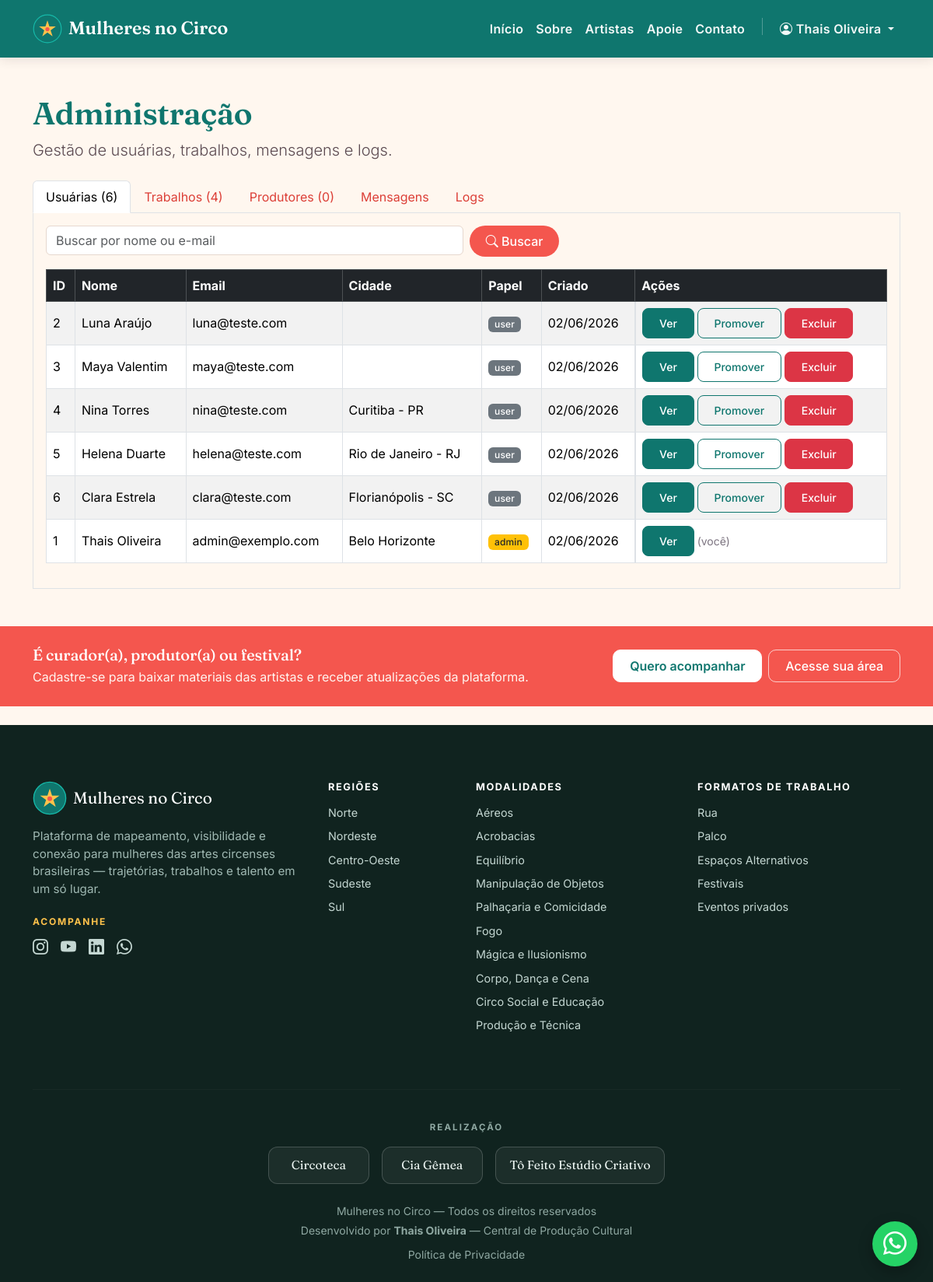
The page /admin.php (signed in) on the database its author committed.
### tables this page shows
CREATE TABLE `usuarios` (
  `id` int(11) NOT NULL AUTO_INCREMENT,
  `nome_artistico` varchar(150) NOT NULL,
  `email` varchar(255) NOT NULL,
  `senha_hash` varchar(255) NOT NULL,
  `data_nascimento` date DEFAULT NULL,
  `cidade_origem` varchar(150) DEFAULT NULL,
  `cidade_atual` varchar(150) DEFAULT NULL,
  `genero` varchar(50) DEFAULT NULL,
  `orientacao_sexual` varchar(80) DEFAULT NULL,
  `biografia` text DEFAULT NULL,
  `foto_perfil` varchar(255) DEFAULT NULL,
  `area_atuacao` varchar(255) DEFAULT NULL,
  `especialidades` text DEFAULT NULL,
  `instagram` varchar(255) DEFAULT NULL,
  `youtube` varchar(255) DEFAULT NULL,
  `linkedin` varchar(255) DEFAULT NULL,
  `site_oficial` varchar(255) DEFAULT NULL,
  `mapa_cultura` varchar(255) DEFAULT NULL,
  `disponivel_contratacao` tinyint(1) DEFAULT 0,
  `role` varchar(20) DEFAULT 'user',
  `remember_token` varchar(255) DEFAULT NULL,
  `token_recuperacao` varchar(255) DEFAULT NULL,
  `token_expira_em` datetime DEFAULT NULL,
  `criado_em` timestamp NOT NULL DEFAULT current_timestamp(),
  `atualizado_em` timestamp NOT NULL DEFAULT current_timestamp() ON UPDATE current_timestamp(),
  `aceite_termos` tinyint(1) NOT NULL DEFAULT 0,
  `aceite_termos_em` datetime DEFAULT NULL,
  `necessidades_tecnicas` text DEFAULT NULL,
  `fotos_divulgacao` text DEFAULT NULL,
  `organizacao` varchar(150) DEFAULT NULL,
  `telefone` varchar(40) DEFAULT NULL,
  `quer_novidades` tinyint(1) NOT NULL DEFAULT 0,
  `canal_novidades` varchar(20) DEFAULT NULL,
  PRIMARY KEY (`id`),
  UNIQUE KEY `email` (`email`)
);

### admin.php (the view, shortened to what this page needs)
<?php
require_once "config/database.php";
$meu_id = (int) $_SESSION["usuario_id"];
$q = trim($_GET["q"] ?? "");
$pagina = max(1, (int) ($_GET["pagina"] ?? 1));
$porPagina = 10;
$offset = ($pagina - 1) * $porPagina;
$whereSql = "";
$params = [];
$stmtCount = $pdo->prepare("SELECT COUNT(*) FROM usuarios $whereSql");
$stmtCount->execute($params);
$total = (int) $stmtCount->fetchColumn();
$stmt = $pdo->prepare("
    SELECT id, nome_artistico, email, cidade_atual, role, criado_em
    FROM usuarios
    $whereSql
    ORDER BY criado_em DESC
    LIMIT $porPagina OFFSET $offset
");
$stmt->execute($params);
$usuarios = $stmt->fetchAll(PDO::FETCH_ASSOC);
$trabalhos = $pdo->query("
    SELECT posts.id, posts.titulo, posts.categoria, posts.criado_em, usuarios.nome_artistico
    FROM posts
    LEFT JOIN usuarios ON posts.usuario_id = usuarios.id
    ORDER BY posts.criado_em DESC
    LIMIT 30
")->fetchAll(PDO::FETCH_ASSOC);
$produtores = $pdo->query("
    SELECT id, nome_artistico, email, organizacao, telefone, quer_novidades, canal_novidades, criado_em
    FROM usuarios
    WHERE role = 'curador'
    ORDER BY criado_em DESC
")->fetchAll(PDO::FETCH_ASSOC);
$naoLidas = 0;
include "includes/header.php";
?>
<div class="container my-5">
    <h1>Administração</h1>
    <p class="lead">Gestão de usuárias, trabalhos, mensagens e logs.</p>
    <ul class="nav nav-tabs mt-4" role="tablist">
        <li class="nav-item"><button class="nav-link active" data-bs-toggle="tab" data-bs-target="#tab-usuarias">Usuárias (<?= $total ?>)</button></li>
        <li class="nav-item"><button class="nav-link" data-bs-toggle="tab" data-bs-target="#tab-trabalhos">Trabalhos (<?= count($trabalhos) ?>)</button></li>
        <li class="nav-item"><button class="nav-link" data-bs-toggle="tab" data-bs-target="#tab-produtores">Produtores (<?= count($produtores) ?>)</button></li>
        <li class="nav-item"><button class="nav-link" data-bs-toggle="tab" data-bs-target="#tab-mensagens">Mensagens <?php if ($naoLidas): ?><span class="badge bg-danger"><?= $naoLidas ?></span><?php endif; ?></button></li>
        <li class="nav-item"><button class="nav-link" data-bs-toggle="tab" data-bs-target="#tab-logs">Logs</button></li>
    </ul>
    <div class="tab-content border border-top-0 p-3">
        <div class="tab-pane fade show active" id="tab-usuarias">
            <form method="GET" class="row g-2 mb-3">
                <div class="col-md-6">
                    <input type="text" name="q" class="form-control" placeholder="Buscar por nome ou e-mail" value="<?= htmlspecialchars($q) ?>">
                </div>
                <div class="col-md-3">
                    <button class="btn btn-circo"><i class="bi bi-search"></i> Buscar</button>
                </div>
            </form>
            <div class="table-responsive">
                <table class="table table-bordered table-striped align-middle">
                    <thead class="table-dark">
                        <tr><th>ID</th><th>Nome</th><th>Email</th><th>Cidade</th><th>Papel</th><th>Criado</th><th>Ações</th></tr>
                    </thead>
                    <tbody>
                        <?php foreach ($usuarios as $u): ?>
                            <tr>
                                <td><?= $u["id"] ?></td>
                                <td><?= htmlspecialchars($u["nome_artistico"]) ?></td>
                                <td><?= htmlspecialchars($u["email"]) ?></td>
                                <td><?= htmlspecialchars($u["cidade_atual"] ?? "") ?></td>
                                <td>
                                    <span class="badge <?= $u["role"] === "admin" ? "bg-warning text-dark" : "bg-secondary" ?>">
                                        <?= htmlspecialchars($u["role"]) ?>
                                    </span>
                                </td>
                                <td><?= date("d/m/Y", strtotime($u["criado_em"])) ?></td>
                                <td class="d-flex gap-1 flex-wrap">
                                    <a href="artista.php?id=<?= $u["id"] ?>" class="btn btn-sm btn-dark">Ver</a>
                                    <?php if ($u["id"] != $meu_id): ?>
                                        <form method="POST" class="d-inline">
                                            <button class="btn btn-sm btn-outline-dark" title="Alternar papel">
                                                <?= $u["role"] === "admin" ? "Rebaixar" : "Promover" ?>
                                            </button>
                                        </form>
                                        <form method="POST" class="d-inline" onsubmit="return confirm('Excluir esta usuária? Irreversível.')">
                                            <button class="btn btn-sm btn-danger">Excluir</button>
                                        </form>
                                    <?php else: ?>
                                        <span class="text-muted small align-self-center">(você)</span>
                                    <?php endif; ?>
                                </td>
                            </tr>
                        <?php endforeach; ?>
                    </tbody>
                </table>
            </div>
        </div>
    </div>
</div>
<?php include "includes/footer.php"; ?>

### assets/css/style.css (style rules this page uses)
:root { --mnc-vinho: #0f766e; --mnc-vinho-dark: #0b5d56; --mnc-terracota: #f4564e; --mnc-terracota-dark: #dc3f37; --mnc-rose: #ffe3dd; --mnc-turquesa: #16b8a8; --mnc-amarelo: #ffc24b; --mnc-creme: #fff7ef; --mnc-tinta: #2b2533; --mnc-muted: #7c7480; --mnc-linha: #f0e6dd; --mnc-radius: 14px; --mnc-radius-lg: 22px; --mnc-shadow: 0 6px 24px rgba(43, 37, 51, 0.08); --mnc-shadow-lg: 0 16px 44px rgba(43, 37, 51, 0.16); --bs-link-color: #dc3f37; --bs-link-hover-color: #b5322b; --bs-body-font-family: "Inter", system-ui, -apple-system, "Segoe UI", Roboto, sans-serif; }
body { background-color: var(--mnc-creme); color: var(--mnc-tinta); font-family: "Inter", system-ui, -apple-system, "Segoe UI", Roboto, sans-serif; }
h1, h2, h3, h4, h5, .navbar-brand, .display-1, .display-2, .display-3, .display-4, .display-5, .display-6 { font-family: "Fraunces", Georgia, "Times New Roman", serif; font-weight: 600; color: var(--mnc-vinho); letter-spacing: -0.01em; }
.lead { color: #5b4a51; }
a { color: var(--mnc-terracota-dark); text-decoration: none; }
.text-muted { color: var(--mnc-muted) !important; }
.btn { border-radius: 10px; font-weight: 500; padding: 0.5rem 1.3rem; }
.btn-sm { border-radius: 8px; }
.btn-circo { background-color: var(--mnc-terracota); border: none; color: #fff; border-radius: 50rem; }
.btn-dark { background-color: var(--mnc-vinho); border-color: var(--mnc-vinho); }
.btn-outline-dark { color: var(--mnc-vinho); border-color: var(--mnc-vinho); }
.badge { font-weight: 500; letter-spacing: 0.01em; }
.form-control, .form-select { border-color: #e6d8cf; }

### rows shown on the page
usuarios: id "2", nome_artistico "Luna Araújo", email "luna@teste.com", role "user", criado_em "02/06/2026", shows "Promover"
usuarios: id "3", nome_artistico "Maya Valentim", email "maya@teste.com", role "user", criado_em "02/06/2026", shows "Promover"
usuarios: id "4", nome_artistico "Nina Torres", email "nina@teste.com", cidade_atual "Curitiba - PR", role "user", criado_em "02/06/2026", shows "Promover"
usuarios: id "5", nome_artistico "Helena Duarte", email "helena@teste.com", cidade_atual "Rio de Janeiro - RJ", role "user", criado_em "02/06/2026", shows "Promover"
usuarios: id "6", nome_artistico "Clara Estrela", email "clara@teste.com", cidade_atual "Florianópolis - SC", role "user", criado_em "02/06/2026", shows "Promover"
usuarios: id "1", nome_artistico "Thais Oliveira", email "admin@exemplo.com", cidade_atual "Belo Horizonte", role "admin", criado_em "02/06/2026", shows "(você)"

### other values the page prints
$_SESSION["usuario_nome"] "Thais Oliveira"
$total "6"
count($trabalhos) "4"
count($produtores) "0"
$reg "Norte"
$reg "Nordeste"
$reg "Centro-Oeste"
$reg "Sudeste"
$reg "Sul"
$cat "Aéreos"
$cat "Acrobacias"
$cat "Equilíbrio"
$cat "Manipulação de Objetos"
$cat "Palhaçaria e Comicidade"
$cat "Fogo"
